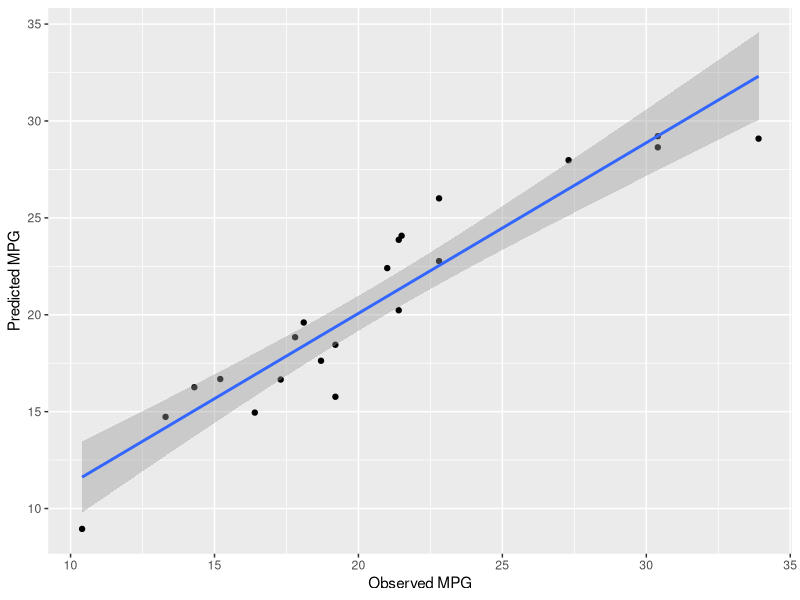
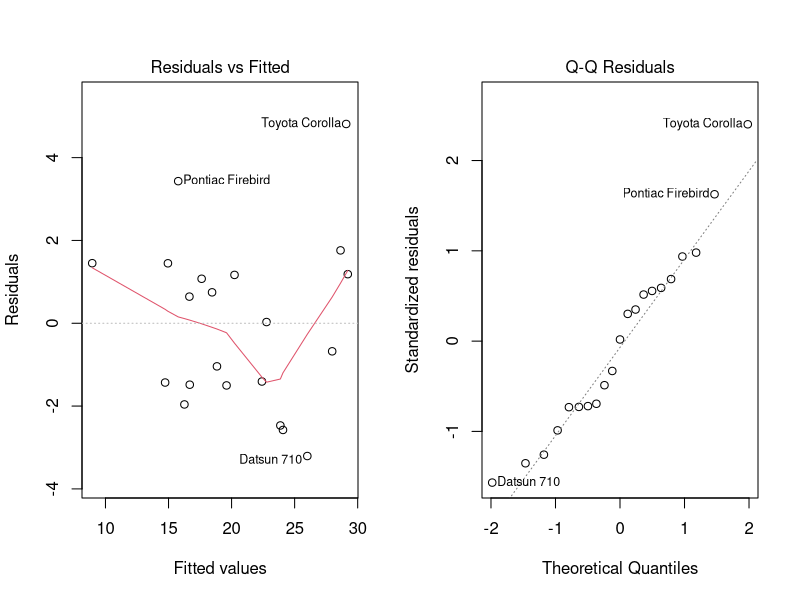

Recreate these plots in R, in order.
## ---- chunk 1
knitr::opts_chunk$set(echo = FALSE, dpi = 200, fig.align = 'center',
                      message = F, warning = F)
library(ggplot2)
## ---- chunk 2
# first let's get the data into R
df <- mtcars
n <- dim(df)[1]
rs <- sample(1:n, round(32 * (2/3)))
train <- df[rs, ]
test <- df[!(1:n %in% rs), ]
# training set is 21
fit.all <- lm(mpg ~ ., train)
# here we look at the variance inflation factors of all the
# variables in the model. 
# here we take a look at all subsets using the leaps package
mods <- leaps::regsubsets(x = train[,2:11], y = train[,1], nbest=30)
mods.s <- cbind(summary(mods)$bic, summary(mods)$cp,
                      summary(mods)$adjr2)
colnames(mods.s) <- c("BIC", "Cp", "Adj r2")
mods.v <- summary(mods)$outmat
best.bic <- order(mods.s[,1])
# I will go will the model lm(mpg ~ wt+qsec+am)
fit <- lm(mpg ~ wt+qsec+am, train)
betas <- summary(fit)$coef[,1]
## ---- chunk 3
pred <- predict(fit, train[-1])
temp <- data.frame(predicted = pred, observed = train$mpg)
predFit <- lm(predicted ~ observed, data = temp)
rsq <- round(summary(predFit)$r.squared, 4)
gg <- ggplot(data = temp, aes(x = observed, y = predicted)) 
gg + geom_point() + stat_smooth(method = "lm") + xlab("Observed MPG") + 
  ylab("Predicted MPG")
## ---- chunk 4
par(mfrow=c(1,2))
plot(fit, which = c(1,2))
